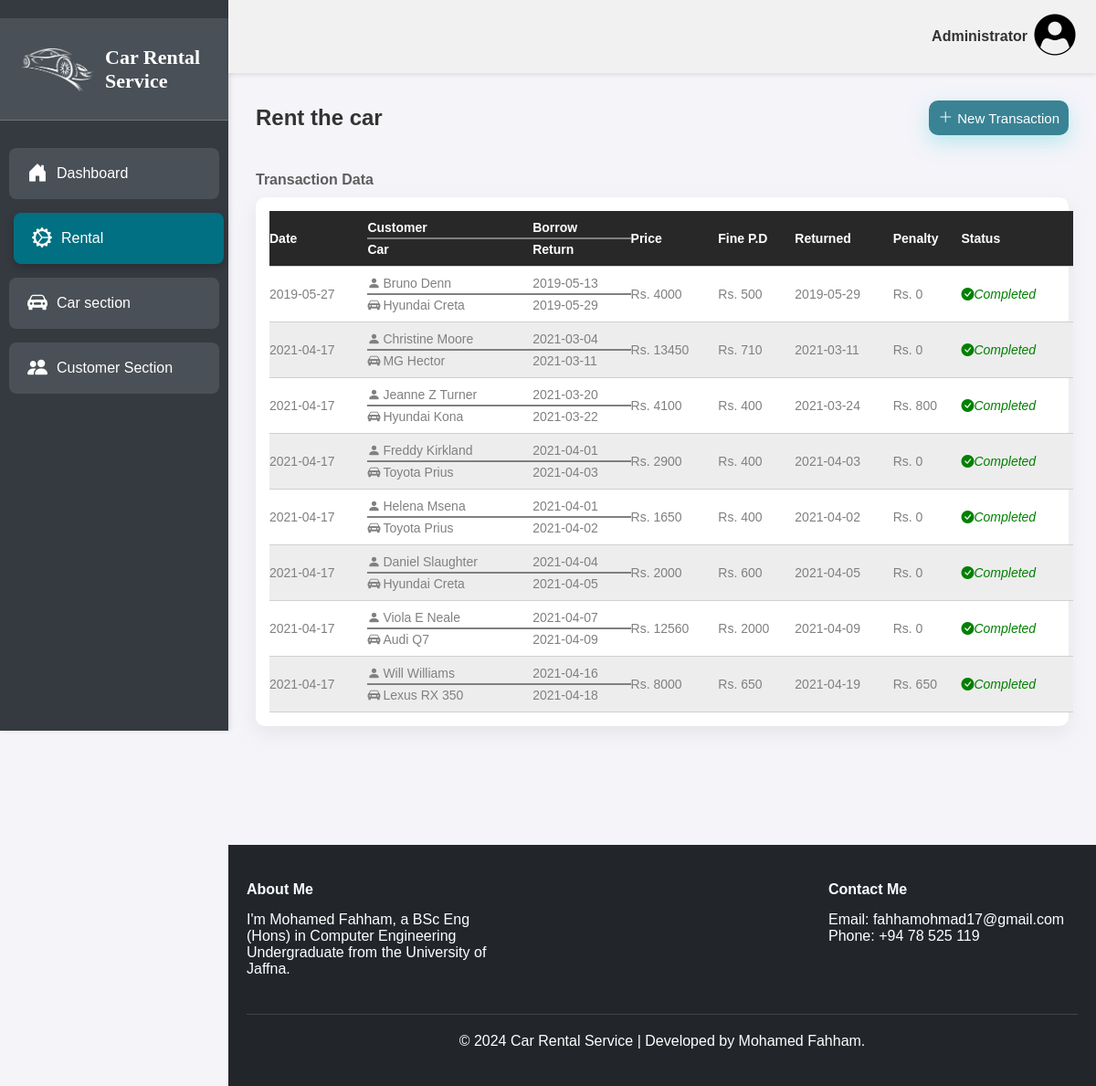
Screenshot of /rental_page.php with the database file from the repository.
### tables this page shows
CREATE TABLE `transaksi` (
  `transaksi_id` int(11) NOT NULL,
  `transaksi_karyawan` int(11) NOT NULL,
  `transaksi_kostumer` int(11) NOT NULL,
  `transaksi_mobil` int(11) NOT NULL,
  `transaksi_tgl_pinjam` date NOT NULL,
  `transaksi_tgl_kembali` date NOT NULL,
  `transaksi_harga` int(11) NOT NULL,
  `transaksi_denda` int(11) NOT NULL,
  `transaksi_tgl` date NOT NULL,
  `transaksi_totaldenda` int(11) NOT NULL,
  `transaksi_status` int(11) NOT NULL,
  `transaksi_tgldikembalikan` date NOT NULL
);

CREATE TABLE `kostumer` (
  `kostumer_id` int(11) NOT NULL,
  `kostumer_nama` varchar(255) NOT NULL,
  `kostumer_alamat` text NOT NULL,
  `kostumer_jk` varchar(255) NOT NULL,
  `kostumer_hp` varchar(20) NOT NULL,
  `kostumer_ktp` varchar(50) NOT NULL
);

CREATE TABLE `mobil` (
  `mobil_id` int(11) NOT NULL,
  `mobil_merk` varchar(30) NOT NULL,
  `mobil_plat` varchar(20) NOT NULL,
  `mobil_warna` varchar(30) NOT NULL,
  `mobil_tahun` int(11) NOT NULL,
  `mobil_status` int(11) NOT NULL
);

### components/rentals/rental_table.php (the view, shortened to what this page needs)
<?php
include __DIR__ . "/../../database/config.php";
$sql = "SELECT t.*, k.kostumer_nama, m.mobil_merk
        FROM transaksi t
        JOIN kostumer k ON t.transaksi_kostumer = k.kostumer_id
        JOIN mobil m ON t.transaksi_mobil = m.mobil_id";
$stmt = mysqli_query($conn, $sql);
if ($stmt && mysqli_num_rows($stmt) > 0) {
    while ($row = mysqli_fetch_assoc($stmt)) {
        $status_row = ($row['transaksi_status'] == 1)
            ? "<i class='bi bi-check-circle-fill done'>Completed</i>"
            : "<i class='bi bi-check-circle-fill not-done'>Not Completed</i>";
        echo "
        <tr>
            <td>{$row['transaksi_tgl']}</td>
            <td>
                <p style='margin-bottom: 3px;'><i class='bi bi-person-fill'
                    style='margin-right: 3px'></i>{$row['kostumer_nama']}</p>
                <hr color='gray'>
                <p style='margin-top: 3px;'><i class='bi bi-car-front-fill' style='margin-right: 3px'></i>{$row['mobil_merk']}</p>
            </td>
            <td>
                <p style='margin-bottom: 3px;'>{$row['transaksi_tgl_pinjam']}</p>
                <hr color='gray'>
                <p style='margin-top: 3px;'>{$row['transaksi_tgl_kembali']}</p>
            </td>
            <td>Rs. {$row['transaksi_harga']}</td>
            <td>Rs. {$row['transaksi_denda']}</td>
            <td>{$row['transaksi_tgldikembalikan']}</td>
            <td>Rs. {$row['transaksi_totaldenda']}</td>
            <td>{$status_row}</td>
        </tr>";
    }
} else {
    echo "<center style='padding-top: 20px'><p class='error'>No Transactions Available!</p></center>";
}

### assets/css/style.css (style rules this page uses)
* { padding: 0; margin: 0; text-decoration: none; box-sizing: border-box; }
body { font-family: 'Arial', sans-serif; background-color: #f4f4f9; color: #333; }
i { cursor: pointer; }
tr { border-bottom: 1px solid #d0d0d0; text-align: left; }
th, td { padding: 10px 0px; text-align: left; font-size: 14px; }
td { color: #808080; }
tr:nth-child(even) td { background-color: #ededed; }
.done { color: green; }

### rows the page displays
transaksi: transaksi_tgl "2019-05-27", kostumer.kostumer_nama "Bruno Denn", mobil.mobil_merk "Hyundai Creta", transaksi_tgl_pinjam "2019-05-13", transaksi_tgl_kembali "2019-05-29", transaksi_harga "4000", transaksi_denda "500", transaksi_tgldikembalikan "2019-05-29", transaksi_totaldenda "0", transaksi_status "Completed"
transaksi: transaksi_tgl "2021-04-17", kostumer.kostumer_nama "Christine Moore", mobil.mobil_merk "MG Hector", transaksi_tgl_pinjam "2021-03-04", transaksi_tgl_kembali "2021-03-11", transaksi_harga "13450", transaksi_denda "710", transaksi_tgldikembalikan "2021-03-11", transaksi_totaldenda "0", transaksi_status "Completed"
transaksi: transaksi_tgl "2021-04-17", kostumer.kostumer_nama "Jeanne Z Turner", mobil.mobil_merk "Hyundai Kona", transaksi_tgl_pinjam "2021-03-20", transaksi_tgl_kembali "2021-03-22", transaksi_harga "4100", transaksi_denda "400", transaksi_tgldikembalikan "2021-03-24", transaksi_totaldenda "800", transaksi_status "Completed"
transaksi: transaksi_tgl "2021-04-17", kostumer.kostumer_nama "Freddy Kirkland", mobil.mobil_merk "Toyota Prius", transaksi_tgl_pinjam "2021-04-01", transaksi_tgl_kembali "2021-04-03", transaksi_harga "2900", transaksi_denda "400", transaksi_tgldikembalikan "2021-04-03", transaksi_totaldenda "0", transaksi_status "Completed"
transaksi: transaksi_tgl "2021-04-17", kostumer.kostumer_nama "Helena Msena", mobil.mobil_merk "Toyota Prius", transaksi_tgl_pinjam "2021-04-01", transaksi_tgl_kembali "2021-04-02", transaksi_harga "1650", transaksi_denda "400", transaksi_tgldikembalikan "2021-04-02", transaksi_totaldenda "0", transaksi_status "Completed"
transaksi: transaksi_tgl "2021-04-17", kostumer.kostumer_nama "Daniel Slaughter", mobil.mobil_merk "Hyundai Creta", transaksi_tgl_pinjam "2021-04-04", transaksi_tgl_kembali "2021-04-05", transaksi_harga "2000", transaksi_denda "600", transaksi_tgldikembalikan "2021-04-05", transaksi_totaldenda "0", transaksi_status "Completed"
transaksi: transaksi_tgl "2021-04-17", kostumer.kostumer_nama "Viola E Neale", mobil.mobil_merk "Audi Q7", transaksi_tgl_pinjam "2021-04-07", transaksi_tgl_kembali "2021-04-09", transaksi_harga "12560", transaksi_denda "2000", transaksi_tgldikembalikan "2021-04-09", transaksi_totaldenda "0", transaksi_status "Completed"
transaksi: transaksi_tgl "2021-04-17", kostumer.kostumer_nama "Will Williams", mobil.mobil_merk "Lexus RX 350", transaksi_tgl_pinjam "2021-04-16", transaksi_tgl_kembali "2021-04-18", transaksi_harga "8000", transaksi_denda "650", transaksi_tgldikembalikan "2021-04-19", transaksi_totaldenda "650", transaksi_status "Completed"
